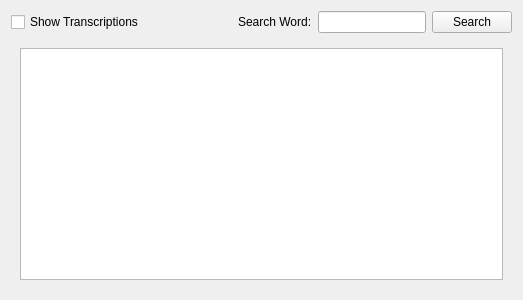
<?xml version="1.0" encoding="UTF-8"?>
<ui version="4.0">
 <class>VocabularyWordsWidget</class>
 <widget class="QWidget" name="VocabularyWordsWidget">
  <property name="geometry">
   <rect>
    <x>0</x>
    <y>0</y>
    <width>523</width>
    <height>300</height>
   </rect>
  </property>
  <property name="windowTitle">
   <string>Frame</string>
  </property>
  <layout class="QVBoxLayout" name="verticalLayout">
   <item>
    <layout class="QHBoxLayout" name="horizontalLayout">
     <item>
      <widget class="QCheckBox" name="chkShowTranscriptions">
       <property name="text">
        <string>Show Transcriptions</string>
       </property>
      </widget>
     </item>
     <item>
      <spacer name="horizontalSpacer">
       <property name="orientation">
        <enum>Qt::Horizontal</enum>
       </property>
       <property name="sizeHint" stdset="0">
        <size>
         <width>40</width>
         <height>20</height>
        </size>
       </property>
      </spacer>
     </item>
     <item>
      <widget class="QLabel" name="label">
       <property name="text">
        <string>Search Word:</string>
       </property>
      </widget>
     </item>
     <item>
      <widget class="QLineEdit" name="leSearch"/>
     </item>
     <item>
      <widget class="QPushButton" name="btnSearch">
       <property name="text">
        <string>Search</string>
       </property>
      </widget>
     </item>
    </layout>
   </item>
   <item>
    <widget class="QStackedWidget" name="stackedWidget">
     <property name="currentIndex">
      <number>0</number>
     </property>
     <widget class="QWidget" name="pageVocabulary">
      <layout class="QVBoxLayout" name="verticalLayout_3">
       <item>
        <widget class="QTableView" name="tableView">
         <property name="acceptDrops">
          <bool>true</bool>
         </property>
         <property name="dragDropOverwriteMode">
          <bool>false</bool>
         </property>
         <property name="dragDropMode">
          <enum>QAbstractItemView::DragDrop</enum>
         </property>
         <property name="defaultDropAction">
          <enum>Qt::MoveAction</enum>
         </property>
        </widget>
       </item>
      </layout>
     </widget>
     <widget class="QWidget" name="pageSearch">
      <layout class="QVBoxLayout" name="verticalLayout_2">
       <item>
        <widget class="QTreeWidget" name="treeWidget">
         <column>
          <property name="text">
           <string notr="true">1</string>
          </property>
         </column>
        </widget>
       </item>
      </layout>
     </widget>
    </widget>
   </item>
  </layout>
 </widget>
 <resources/>
 <connections/>
</ui>
